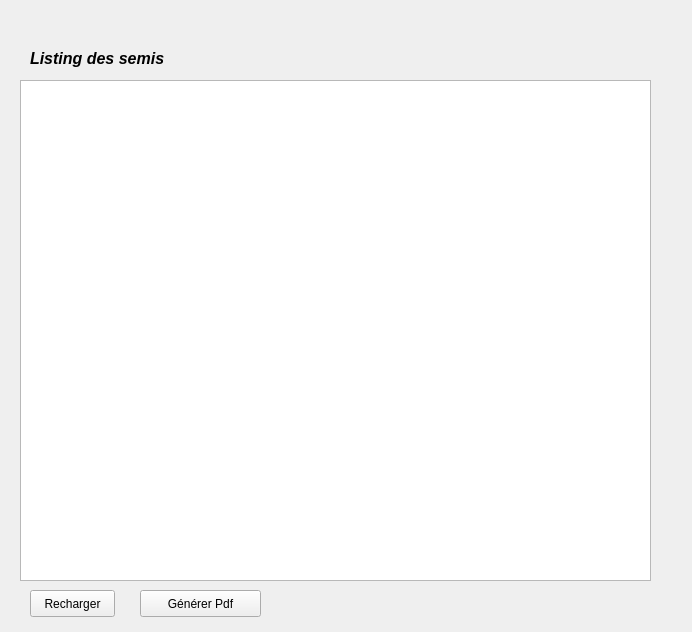
<?xml version="1.0" encoding="UTF-8"?>
<ui version="4.0">
 <class>Form</class>
 <widget class="QWidget" name="Form">
  <property name="geometry">
   <rect>
    <x>0</x>
    <y>0</y>
    <width>692</width>
    <height>632</height>
   </rect>
  </property>
  <property name="windowTitle">
   <string>Listing des semis</string>
  </property>
  <widget class="QTableView" name="tableView">
   <property name="geometry">
    <rect>
     <x>20</x>
     <y>80</y>
     <width>631</width>
     <height>501</height>
    </rect>
   </property>
  </widget>
  <widget class="QLabel" name="label">
   <property name="geometry">
    <rect>
     <x>30</x>
     <y>50</y>
     <width>201</width>
     <height>17</height>
    </rect>
   </property>
   <property name="font">
    <font>
     <pointsize>12</pointsize>
     <weight>75</weight>
     <italic>true</italic>
     <bold>true</bold>
    </font>
   </property>
   <property name="text">
    <string>Listing des semis</string>
   </property>
  </widget>
  <widget class="QPushButton" name="BP_recharge">
   <property name="geometry">
    <rect>
     <x>30</x>
     <y>590</y>
     <width>85</width>
     <height>27</height>
    </rect>
   </property>
   <property name="text">
    <string>Recharger</string>
   </property>
  </widget>
  <widget class="QPushButton" name="BP_print">
   <property name="geometry">
    <rect>
     <x>140</x>
     <y>590</y>
     <width>121</width>
     <height>27</height>
    </rect>
   </property>
   <property name="text">
    <string>Générer Pdf</string>
   </property>
  </widget>
 </widget>
 <resources/>
 <connections/>
</ui>
